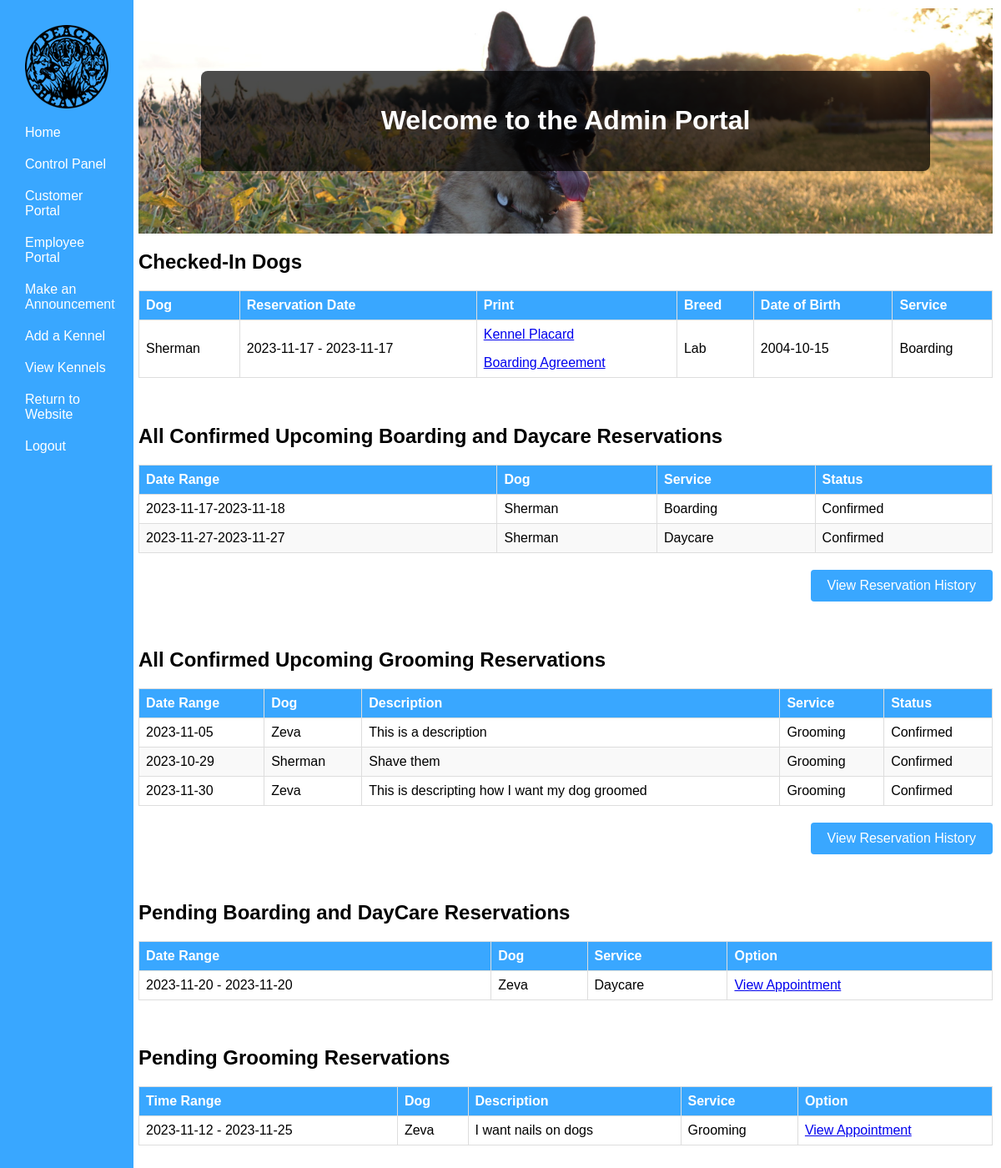
Page /php/AdminPortal/AdminHome.php (signed in) on the committed database.
### tables this page shows
CREATE TABLE `reservation` (
  `Res_ID` int(11) NOT NULL,
  `ResStartTime` date NOT NULL,
  `ResEndTime` date NOT NULL,
  `EmerContact` varchar(255) NOT NULL,
  `EmerPhone` varchar(12) NOT NULL,
  `isCheckedIn` tinyint(1) NOT NULL,
  `ServiceType` text NOT NULL,
  `isApproved` tinyint(1) NOT NULL,
  `ResDesc` varchar(500) NOT NULL,
  `isFinished` tinyint(1) NOT NULL,
  `CustID` int(11) NOT NULL,
  `DogID` int(11) NOT NULL,
  `KennelID` int(11) NOT NULL
);

CREATE TABLE `dog` (
  `DogID` int(11) NOT NULL,
  `DogName` varchar(30) NOT NULL,
  `Breed` varchar(30) NOT NULL,
  `DogDOB` date NOT NULL,
  `Sex` char(1) NOT NULL,
  `isFixed` tinyint(1) NOT NULL,
  `Weight` int(3) NOT NULL,
  `Color` varchar(16) NOT NULL,
  `HasForms` tinyint(1) NOT NULL DEFAULT 0,
  `DogOtherInfo` varchar(500) NOT NULL,
  `CustID` int(11) NOT NULL
);

CREATE TABLE `grooming_reservation` (
  `GroomResID` int(11) NOT NULL,
  `ResStartDate` date NOT NULL,
  `ResEndDate` date NOT NULL,
  `EmerContact` varchar(255) NOT NULL,
  `EmerPhone` varchar(12) NOT NULL,
  `isApproved` tinyint(1) NOT NULL DEFAULT 0,
  `GroomingDesc` varchar(500) NOT NULL,
  `isFinished` tinyint(1) NOT NULL DEFAULT 0,
  `CustID` int(11) NOT NULL,
  `DogID` int(11) NOT NULL
);

### php/AdminPortal/AdminHome.php (the view, shortened to what the rows shown need)
<?php
    $user = new User();
    if($user->isLoggedIn()) {
    if($user->data()->group == 3) {
        include("../AdminPortal/AdminNavBar.php");
    }
?>
<!DOCTYPE html>
<html>
<head>
    <link rel="stylesheet" href="/PeaceOfHeavenWebPage/css/AdminHome.css">
</head>
<body>
    <div class=content>
        <div class="header">
            <div class="welcome-box">
            <h1>Welcome to the Admin Portal</h1>
            </div>
        </div>
                <h2>Checked-In Dogs</h2>
        <table>
            <thead>
            <tr>
                <th>Dog</th>
                <th>Reservation Date</th>
                <th>Print</th>
                <th>Breed</th>
                <th>Date of Birth</th>
                <th>Service</th>
            </tr>
            </thead>
            <tbody>
            <?php
            $reservation = new Reservation('reservation', array());
            $dog = new Dog();
            $reservation->getCheckedInReservations();
            $reservationData = $reservation->getReservationData();
            if(!empty($reservationData)){
                foreach ($reservationData as $reservation){
                    $reservationId = $reservation->Res_ID;
                    echo '<tr>';
                    $dog->findDogInfoWithDogID($reservation->DogID);
                    $dogData = $dog->data();
                    $dogName = $dog->data()->DogName;
                    echo '<td>'. $dogName . '</td>';
                    echo '<td>'. $reservation->ResStartTime . ' - ' .  $reservation->ResStartTime . '</td>';
                    echo '<td>' .
                            '<p><a href="http://localhost/PeaceOfHeavenWebPage/php/Forms/KennelPlacard.php?Res_ID=' . urlencode($reservationId) .'">Kennel Placard</a></p>' .
                            '<p><a href="http://localhost/PeaceOfHeavenWebPage/php/Forms/BoardingAgreement.php?Res_ID=' . urlencode($reservationId) .'">Boarding Agreement</a></p>' .
                        '</td>';
                    echo '<td>' . $dogData->Breed . '</td>';
                    echo '<td>' . $dogData->DogDOB . '</td>';
                    echo '<td>' . $reservation->ServiceType . '</td>';
                    echo '</tr>';
                }
            }
            ?>
            </tbody>
        </table>
        <br><br>
        <h2>All Confirmed Upcoming Boarding and Daycare Reservations</h2>
        <table>
            <thead>
            <tr>
                <th>Date Range</th>
                <th>Dog</th>
                <th>Service</th>
                <th>Status</th>
            </tr>
            </thead>
            <tbody>
            <?php
                $reservation = new Reservation('service', array());
                $dog = new Dog();
                $reservation->getConfirmedReservations();
                $allReservations = $reservation->getReservationData();
                if(!empty($allReservations)){
                    foreach ($allReservations as $reservation){
                        echo '<tr>';
                        echo '<td>' . $reservation->ResStartTime . '-'.$reservation->ResEndTime.'</td>';
                        $dog->findDogInfoWithDogID($reservation->DogID);
                        $dogName = $dog->data()->DogName;
                        echo '<td>'.$dogName.'</td>';
                        echo '<td>' . $reservation->ServiceType .'</td>';
                        echo '<td> Confirmed </td>';
                        echo '</tr>';
                    }
                }
            ?>
            </tbody>
        </table>
        <br><br>
                <h2>All Confirmed Upcoming Grooming Reservations</h2>
        <table>
            <thead>
            <tr>
                <th>Date Range</th>
                <th>Dog</th>
                <th>Description</th>
                <th>Service</th>
                <th>Status</th>
            </tr>
            </thead>
            <tbody>
            <?php
                $reservation = new GroomingReservation('service', array());
                $dog = new Dog();
                $reservation->getConfirmedGroomingReservations();
                $allReservations = $reservation->getReservationData();
                if(!empty($allReservations)){
                    foreach ($allReservations as $reservation){
                        echo '<tr>';
                        echo '<td>' . $reservation->ResStartDate . '</td>';
                        $dog->findDogInfoWithDogID($reservation->DogID);
                        $dogName = $dog->data()->DogName;
                        echo '<td>'.$dogName.'</td>';
                        $groomDesc = $reservation->GroomingDesc;
                        echo '<td>'.$groomDesc.'</td>';
                        echo '<td> Grooming </td>';
                        echo '<td> Confirmed </td>';
                        echo '</tr>';
                    }
                }
            ?>
            </tbody>
        </table>
        <br><br>
        <h2>Pending Boarding and DayCare Reservations </h2>
        <table>
            <thead>
            <tr>
                <th>Date Range</th>
                <th>Dog</th>
                <th>Service</th>
                <th>Option</th>
            </tr>
            </thead>
            <tbody>
            <?php
                $reservation = new Reservation('boarding', array());
                $dog = new Dog();
                $reservation->getUnapprovedReservations();
                $allReservations = $reservation->getReservationData();
                if(!empty($allReservations)) {
                    foreach($allReservations as $reservation) {
                        echo '<tr>';
                        echo '<td>' . $reservation->ResStartTime . ' - ' . $reservation->ResEndTime . '</td>';
                        $dog->findDogInfoWithDogID($reservation->DogID);
                        $dogName = $dog->data()->DogName;
                        echo '<td>' . $dogName . '</td>';
                        echo '<td>' . $reservation->ServiceType .'</td>';
                        echo '<td><a href="../AdminPortal/AppointmentApproval.php?custid=' . $reservation->CustID . '&dogid=' . $reservation->DogID . '&reservationid=' . $reservation->Res_ID . '&service=' . $reservation->ServiceType . '">View Appointment</a></td>';
                        echo '</tr>';
                    }
                }
            ?>
            </tbody>
        </table>
        <br><br>
         <h2>Pending Grooming Reservations </h2>
        <table>
            <thead>
            <tr>
                <th>Time Range</th>
                <th>Dog</th>
                <th>Description</th>
                <th>Service</th>
                <th>Option</th>
            </tr>
            </thead>
            <tbody>
            <?php
            $groomingReservation = new GroomingReservation('Grooming', array());
            $dog = new Dog();
            $groomingReservation->getUnApprovedReservations();
            $allGroomingData = $groomingReservation->getReservationData();
            if(!empty($allGroomingData)){
                foreach ($allGroomingData as $reservationGrooming){
                    echo '<tr>';
                    echo '<td>'. $reservationGrooming->ResStartDate . ' - ' .  $reservationGrooming->ResEndDate.'</td>';
                    $dog->findDogInfoWithDogID($reservationGrooming->DogID);
                    $dogName = $dog->data()->DogName;
                    echo '<td>'. $dogName . '</td>';
                    echo '<td>'. $reservationGrooming->GroomingDesc. '</td>';
                    echo '<td>Grooming</td>';
                    echo '<td><a href="../AdminPortal/AppointmentApproval.php?custid=' . $reservationGrooming->CustID . '&dogid=' . $reservationGrooming->DogID . '&reservationid=' . $reservationGrooming->GroomResID . '&service=Grooming">View Appointment</a></td>';
                    echo '</tr>';
             }
            }
            ?>
            </tbody>
        </table>
        <br><br>
</div>
</body>
</html>
<?php
}else{Redirect::to('../UserHandling/login.php');} ?>

### rows in the picture
reservation: DogID.DogName "Sherman", ResStartTime "2023-11-17", DogID.Breed "Lab", DogID.DogDOB "2004-10-15", ServiceType "Boarding", ResEndTime "2023-11-18"
reservation: ResStartTime "2023-11-27", ResEndTime "2023-11-27", DogID.DogName "Sherman", ServiceType "Daycare"
grooming_reservation: ResStartDate "2023-11-05", DogID.DogName "Zeva", GroomingDesc "This is a description"
grooming_reservation: ResStartDate "2023-10-29", DogID.DogName "Sherman", GroomingDesc "Shave them"
grooming_reservation: ResStartDate "2023-11-30", DogID.DogName "Zeva", GroomingDesc "This is descripting how I want my dog groomed"
reservation: ResStartTime "2023-11-20", ResEndTime "2023-11-20", DogID.DogName "Zeva", ServiceType "Daycare"
grooming_reservation: ResStartDate "2023-11-12", ResEndDate "2023-11-25", DogID.DogName "Zeva", GroomingDesc "I want nails on dogs"
